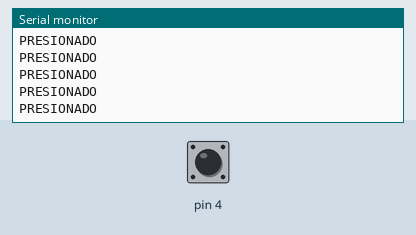
The sketch below on a simulated Arduino Uno, built with avr-gcc and run on an emulated ATmega328P. Parts: the last lines printed to the serial monitor. The test bench sets the inputs (shaded band); at power-on: pin 4 LOW.

Above: at 1.2 s.
1.3 s: pin 4 driven HIGH
At 2.4 s:
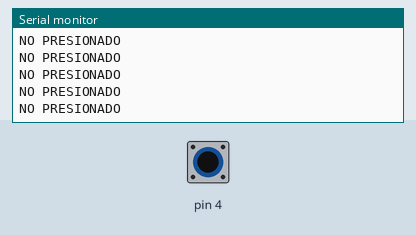
3.2 s: pin 4 driven LOW
At 3.9 s:
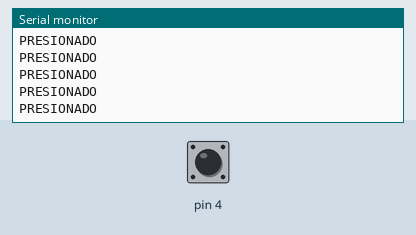
6.2 s: pin 4 driven HIGH
At 6.9 s:
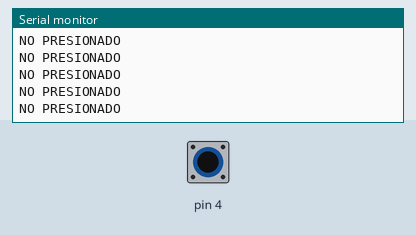
9.2 s: pin 4 pulsed LOW 2 times (0.12 s each, 0.3 s apart)
12.8 s: pin 4 pulsed LOW 2 times (0.12 s each, 0.3 s apart)
16.4 s: pin 4 driven LOW
At 17.3 s:
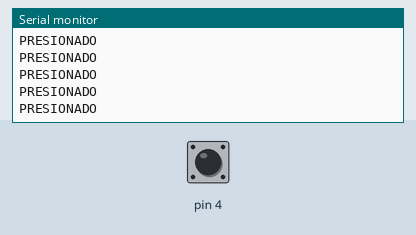

Measured:
- after the input at 1.3 s, the serial monitor: prints a new line after 0.07 s (image 1)
- after the input at 16.4 s, the serial monitor: prints a new line after 0.07 s (image 4)

The sketch:

Practica8.ino
```cpp
//Entradas digitales con boton
void setup() {
  Serial.begin(9600);

  pinMode(8,INPUT);
}

void loop() {
  bool estado_pulsador = digitalRead(4);
  String estado;

  if(estado_pulsador == true)
  {
    estado = "NO PRESIONADO";
  }else{
    estado = "PRESIONADO";
  }

  Serial.println(estado);
}
```
